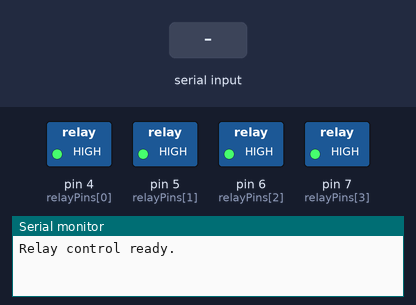
A sketch run on a simulated Arduino Uno, built with avr-gcc and run on an emulated ATmega328P. On the bench: switched loads named in the sketch (green lamp = pin HIGH), the last lines printed to the serial monitor. Inputs (shaded band) come from the test bench.

Above: at 1.2 s.
1.3 s: "A21 X\n" received over the second serial link
At 1.7 s:
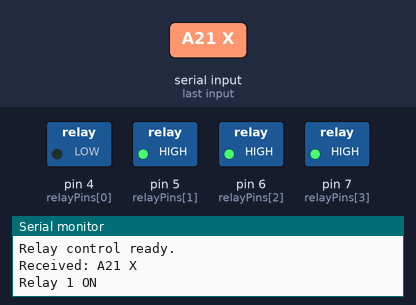
2.8 s: "A21 Y\n" received over the second serial link
At 4.0 s:
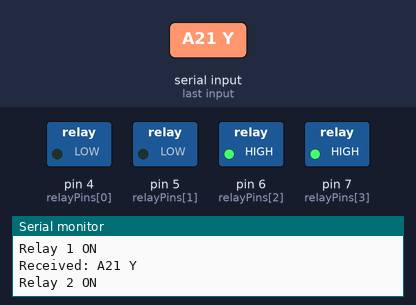
4.3 s: "A21 Z\n" received over the second serial link
At 5.2 s:
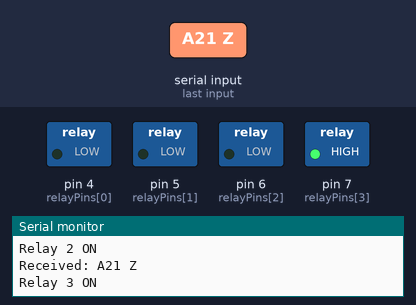
5.8 s: "A21 C\n" received over the second serial link
At 6.3 s:
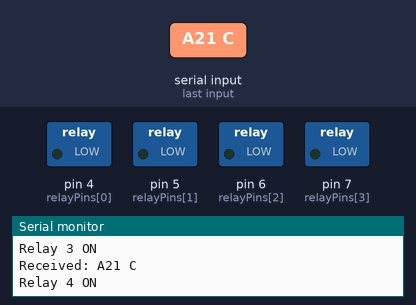
7.3 s: "A21 X\n" received over the second serial link
At 8.5 s:
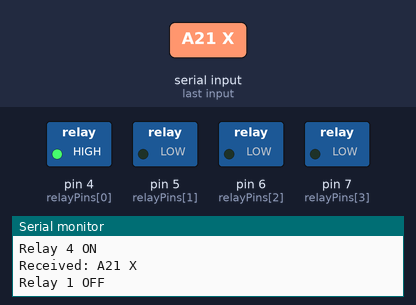
8.8 s: "A21 Y\n" received over the second serial link
At 9.8 s:
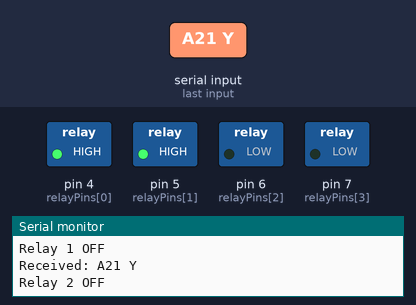
Timing chart, 0 to 11.3 s (numbered marks = the images above; inputs shaded):
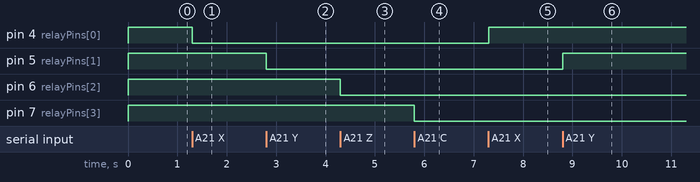

The sketch:

PowerRelayMainCode.ino
```cpp
#include <SoftwareSerial.h>

SoftwareSerial screenSerial(11, 10); // RX, TX (screen TX -> pin 10)

const int relayPins[4] = {4, 5, 6, 7};
bool relayStates[4] = {false, false, false, false};

void setup() {
  Serial.begin(115200);
  screenSerial.begin(115200);

  // Set relay pins as output
  for (int i = 0; i < 4; i++) {
    pinMode(relayPins[i], OUTPUT);
    digitalWrite(relayPins[i], HIGH); // HIGH = OFF on active-low relays
  }

  Serial.println("Relay control ready.");
}

void loop() {
  if (screenSerial.available()) {
    String line = screenSerial.readStringUntil('\n');
    line.trim();

    Serial.println("Received: " + line);

    if (line == "A21 X") toggleRelay(0);
    else if (line == "A21 Y") toggleRelay(1);
    else if (line == "A21 Z") toggleRelay(2);
    else if (line == "A21 C") toggleRelay(3);
  }
}

void toggleRelay(int index) {
  relayStates[index] = !relayStates[index];
  digitalWrite(relayPins[index], relayStates[index] ? LOW : HIGH); // LOW = ON for active-low relays

  Serial.print("Relay ");
  Serial.print(index + 1);
  Serial.println(relayStates[index] ? " ON" : " OFF");
}
```

Measured:
- after the input at 1.3 s, pin 4 (relayPins[0]): HIGH → LOW at once
- after the input at 2.8 s, pin 5 (relayPins[1]): HIGH → LOW at once
- after the input at 4.3 s, pin 6 (relayPins[2]): HIGH → LOW at once
- after the input at 5.8 s, pin 7 (relayPins[3]): HIGH → LOW at once
- after the input at 7.3 s, pin 4 (relayPins[0]): LOW → HIGH at once
- after the input at 8.8 s, pin 5 (relayPins[1]): LOW → HIGH at once
